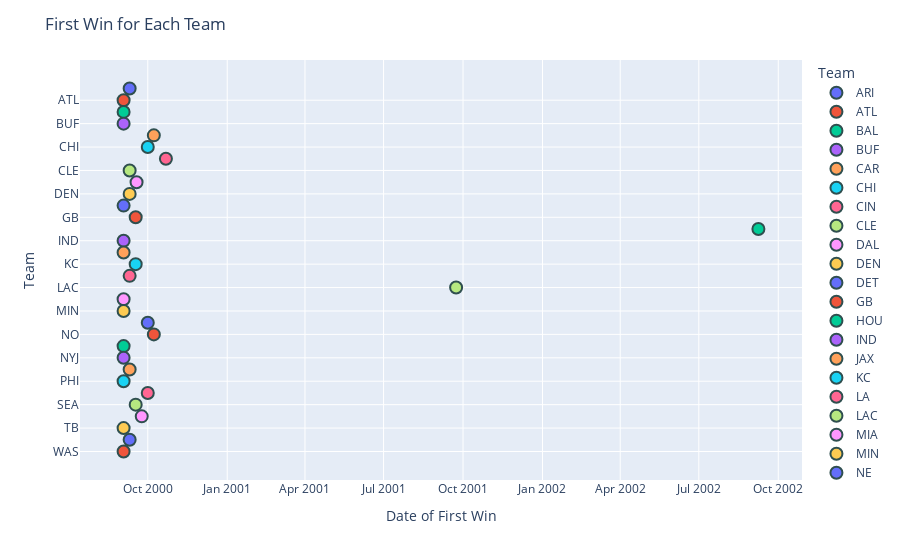

The code cell stored with this chart in its notebook:
### Code cell
# Combine the first wins for home and away teams
first_wins = pd.concat([home_first_win, away_first_win]).groupby(level=0).min().reset_index()
first_wins.columns = ['Team', 'First Win']

# Create an interactive scatter plot with Plotly
fig = px.scatter(first_wins, x='First Win', y='Team', hover_data={'First Win': '|%Y-%m-%d'}, color='Team')
fig.update_traces(marker=dict(size=12, line=dict(width=2, color='DarkSlateGrey')), selector=dict(mode='markers'))
fig.update_layout(title='First Win for Each Team', xaxis_title='Date of First Win', yaxis_title='Team')
fig.show()

### Figure 1 — Plotly figure (JSON) as saved in the notebook; plotly's stock layout.template omitted (floating-point values rounded to 4 significant figures)
{"data": [{"hovertemplate": "Team=%{y}<br>First Win=%{x|%Y-%m-%d}<extra></extra>", "legendgroup": "ARI", "marker": {"color": "#636efa", "line": {"color": "DarkSlateGrey", "width": 2}, "size": 12, "symbol": "circle"}, "mode": "markers", "name": "ARI", "orientation": "v", "showlegend": true, "type": "scatter", "x": ["2000-09-10T00:00:00"], "xaxis": "x", "y": ["ARI"], "yaxis": "y"}, {"hovertemplate": "Team=%{y}<br>First Win=%{x|%Y-%m-%d}<extra></extra>", "legendgroup": "ATL", "marker": {"color": "#EF553B", "line": {"color": "DarkSlateGrey", "width": 2}, "size": 12, "symbol": "circle"}, "mode": "markers", "name": "ATL", "orientation": "v", "showlegend": true, "type": "scatter", "x": ["2000-09-03T00:00:00"], "xaxis": "x", "y": ["ATL"], "yaxis": "y"}, {"hovertemplate": "Team=%{y}<br>First Win=%{x|%Y-%m-%d}<extra></extra>", "legendgroup": "BAL", "marker": {"color": "#00cc96", "line": {"color": "DarkSlateGrey", "width": 2}, "size": 12, "symbol": "circle"}, "mode": "markers", "name": "BAL", "orientation": "v", "showlegend": true, "type": "scatter", "x": ["2000-09-03T00:00:00"], "xaxis": "x", "y": ["BAL"], "yaxis": "y"}, {"hovertemplate": "Team=%{y}<br>First Win=%{x|%Y-%m-%d}<extra></extra>", "legendgroup": "BUF", "marker": {"color": "#ab63fa", "line": {"color": "DarkSlateGrey", "width": 2}, "size": 12, "symbol": "circle"}, "mode": "markers", "name": "BUF", "orientation": "v", "showlegend": true, "type": "scatter", "x": ["2000-09-03T00:00:00"], "xaxis": "x", "y": ["BUF"], "yaxis": "y"}, {"hovertemplate": "Team=%{y}<br>First Win=%{x|%Y-%m-%d}<extra></extra>", "legendgroup": "CAR", "marker": {"color": "#FFA15A", "line": {"color": "DarkSlateGrey", "width": 2}, "size": 12, "symbol": "circle"}, "mode": "markers", "name": "CAR", "orientation": "v", "showlegend": true, "type": "scatter", "x": ["2000-10-08T00:00:00"], "xaxis": "x", "y": ["CAR"], "yaxis": "y"}, {"hovertemplate": "Team=%{y}<br>First Win=%{x|%Y-%m-%d}<extra></extra>", "legendgroup": "CHI", "marker": {"color": "#19d3f3", "line": {"color": "DarkSlateGrey", "width": 2}, "size": 12, "symbol": "circle"}, "mode": "markers", "name": "CHI", "orientation": "v", "showlegend": true, "type": "scatter", "x": ["2000-10-01T00:00:00"], "xaxis": "x", "y": ["CHI"], "yaxis": "y"}, {"hovertemplate": "Team=%{y}<br>First Win=%{x|%Y-%m-%d}<extra></extra>", "legendgroup": "CIN", "marker": {"color": "#FF6692", "line": {"color": "DarkSlateGrey", "width": 2}, "size": 12, "symbol": "circle"}, "mode": "markers", "name": "CIN", "orientation": "v", "showlegend": true, "type": "scatter", "x": ["2000-10-22T00:00:00"], "xaxis": "x", "y": ["CIN"], "yaxis": "y"}, {"hovertemplate": "Team=%{y}<br>First Win=%{x|%Y-%m-%d}<extra></extra>", "legendgroup": "CLE", "marker": {"color": "#B6E880", "line": {"color": "DarkSlateGrey", "width": 2}, "size": 12, "symbol": "circle"}, "mode": "markers", "name": "CLE", "orientation": "v", "showlegend": true, "type": "scatter", "x": ["2000-09-10T00:00:00"], "xaxis": "x", "y": ["CLE"], "yaxis": "y"}, {"hovertemplate": "Team=%{y}<br>First Win=%{x|%Y-%m-%d}<extra></extra>", "legendgroup": "DAL", "marker": {"color": "#FF97FF", "line": {"color": "DarkSlateGrey", "width": 2}, "size": 12, "symbol": "circle"}, "mode": "markers", "name": "DAL", "orientation": "v", "showlegend": true, "type": "scatter", "x": ["2000-09-18T00:00:00"], "xaxis": "x", "y": ["DAL"], "yaxis": "y"}, {"hovertemplate": "Team=%{y}<br>First Win=%{x|%Y-%m-%d}<extra></extra>", "legendgroup": "DEN", "marker": {"color": "#FECB52", "line": {"color": "DarkSlateGrey", "width": 2}, "size": 12, "symbol": "circle"}, "mode": "markers", "name": "DEN", "orientation": "v", "showlegend": true, "type": "scatter", "x": ["2000-09-10T00:00:00"], "xaxis": "x", "y": ["DEN"], "yaxis": "y"}, {"hovertemplate": "Team=%{y}<br>First Win=%{x|%Y-%m-%d}<extra></extra>", "legendgroup": "DET", "marker": {"color": "#636efa", "line": {"color": "DarkSlateGrey", "width": 2}, "size": 12, "symbol": "circle"}, "mode": "markers", "name": "DET", "orientation": "v", "showlegend": true, "type": "scatter", "x": ["2000-09-03T00:00:00"], "xaxis": "x", "y": ["DET"], "yaxis": "y"}, {"hovertemplate": "Team=%{y}<br>First Win=%{x|%Y-%m-%d}<extra></extra>", "legendgroup": "GB", "marker": {"color": "#EF553B", "line": {"color": "DarkSlateGrey", "width": 2}, "size": 12, "symbol": "circle"}, "mode": "markers", "name": "GB", "orientation": "v", "showlegend": true, "type": "scatter", "x": ["2000-09-17T00:00:00"], "xaxis": "x", "y": ["GB"], "yaxis": "y"}, {"hovertemplate": "Team=%{y}<br>First Win=%{x|%Y-%m-%d}<extra></extra>", "legendgroup": "HOU", "marker": {"color": "#00cc96", "line": {"color": "DarkSlateGrey", "width": 2}, "size": 12, "symbol": "circle"}, "mode": "markers", "name": "HOU", "orientation": "v", "showlegend": true, "type": "scatter", "x": ["2002-09-08T00:00:00"], "xaxis": "x", "y": ["HOU"], "yaxis": "y"}, {"hovertemplate": "Team=%{y}<br>First Win=%{x|%Y-%m-%d}<extra></extra>", "legendgroup": "IND", "marker": {"color": "#ab63fa", "line": {"color": "DarkSlateGrey", "width": 2}, "size": 12, "symbol": "circle"}, "mode": "markers", "name": "IND", "orientation": "v", "showlegend": true, "type": "scatter", "x": ["2000-09-03T00:00:00"], "xaxis": "x", "y": ["IND"], "yaxis": "y"}, {"hovertemplate": "Team=%{y}<br>First Win=%{x|%Y-%m-%d}<extra></extra>", "legendgroup": "JAX", "marker": {"color": "#FFA15A", "line": {"color": "DarkSlateGrey", "width": 2}, "size": 12, "symbol": "circle"}, "mode": "markers", "name": "JAX", "orientation": "v", "showlegend": true, "type": "scatter", "x": ["2000-09-03T00:00:00"], "xaxis": "x", "y": ["JAX"], "yaxis": "y"}, {"hovertemplate": "Team=%{y}<br>First Win=%{x|%Y-%m-%d}<extra></extra>", "legendgroup": "KC", "marker": {"color": "#19d3f3", "line": {"color": "DarkSlateGrey", "width": 2}, "size": 12, "symbol": "circle"}, "mode": "markers", "name": "KC", "orientation": "v", "showlegend": true, "type": "scatter", "x": ["2000-09-17T00:00:00"], "xaxis": "x", "y": ["KC"], "yaxis": "y"}, {"hovertemplate": "Team=%{y}<br>First Win=%{x|%Y-%m-%d}<extra></extra>", "legendgroup": "LA", "marker": {"color": "#FF6692", "line": {"color": "DarkSlateGrey", "width": 2}, "size": 12, "symbol": "circle"}, "mode": "markers", "name": "LA", "orientation": "v", "showlegend": true, "type": "scatter", "x": ["2000-09-10T00:00:00"], "xaxis": "x", "y": ["LA"], "yaxis": "y"}, {"hovertemplate": "Team=%{y}<br>First Win=%{x|%Y-%m-%d}<extra></extra>", "legendgroup": "LAC", "marker": {"color": "#B6E880", "line": {"color": "DarkSlateGrey", "width": 2}, "size": 12, "symbol": "circle"}, "mode": "markers", "name": "LAC", "orientation": "v", "showlegend": true, "type": "scatter", "x": ["2001-09-23T00:00:00"], "xaxis": "x", "y": ["LAC"], "yaxis": "y"}, {"hovertemplate": "Team=%{y}<br>First Win=%{x|%Y-%m-%d}<extra></extra>", "legendgroup": "MIA", "marker": {"color": "#FF97FF", "line": {"color": "DarkSlateGrey", "width": 2}, "size": 12, "symbol": "circle"}, "mode": "markers", "name": "MIA", "orientation": "v", "showlegend": true, "type": "scatter", "x": ["2000-09-03T00:00:00"], "xaxis": "x", "y": ["MIA"], "yaxis": "y"}, {"hovertemplate": "Team=%{y}<br>First Win=%{x|%Y-%m-%d}<extra></extra>", "legendgroup": "MIN", "marker": {"color": "#FECB52", "line": {"color": "DarkSlateGrey", "width": 2}, "size": 12, "symbol": "circle"}, "mode": "markers", "name": "MIN", "orientation": "v", "showlegend": true, "type": "scatter", "x": ["2000-09-03T00:00:00"], "xaxis": "x", "y": ["MIN"], "yaxis": "y"}, {"hovertemplate": "Team=%{y}<br>First Win=%{x|%Y-%m-%d}<extra></extra>", "legendgroup": "NE", "marker": {"color": "#636efa", "line": {"color": "DarkSlateGrey", "width": 2}, "size": 12, "symbol": "circle"}, "mode": "markers", "name": "NE", "orientation": "v", "showlegend": true, "type": "scatter", "x": ["2000-10-01T00:00:00"], "xaxis": "x", "y": ["NE"], "yaxis": "y"}, {"hovertemplate": "Team=%{y}<br>First Win=%{x|%Y-%m-%d}<extra></extra>", "legendgroup": "NO", "marker": {"color": "#EF553B", "line": {"color": "DarkSlateGrey", "width": 2}, "size": 12, "symbol": "circle"}, "mode": "markers", "name": "NO", "orientation": "v", "showlegend": true, "type": "scatter", "x": ["2000-10-08T00:00:00"], "xaxis": "x", "y": ["NO"], "yaxis": "y"}, {"hovertemplate": "Team=%{y}<br>First Win=%{x|%Y-%m-%d}<extra></extra>", "legendgroup": "NYG", "marker": {"color": "#00cc96", "line": {"color": "DarkSlateGrey", "width": 2}, "size": 12, "symbol": "circle"}, "mode": "markers", "name": "NYG", "orientation": "v", "showlegend": true, "type": "scatter", "x": ["2000-09-03T00:00:00"], "xaxis": "x", "y": ["NYG"], "yaxis": "y"}, {"hovertemplate": "Team=%{y}<br>First Win=%{x|%Y-%m-%d}<extra></extra>", "legendgroup": "NYJ", "marker": {"color": "#ab63fa", "line": {"color": "DarkSlateGrey", "width": 2}, "size": 12, "symbol": "circle"}, "mode": "markers", "name": "NYJ", "orientation": "v", "showlegend": true, "type": "scatter", "x": ["2000-09-03T00:00:00"], "xaxis": "x", "y": ["NYJ"], "yaxis": "y"}, {"hovertemplate": "Team=%{y}<br>First Win=%{x|%Y-%m-%d}<extra></extra>", "legendgroup": "OAK", "marker": {"color": "#FFA15A", "line": {"color": "DarkSlateGrey", "width": 2}, "size": 12, "symbol": "circle"}, "mode": "markers", "name": "OAK", "orientation": "v", "showlegend": true, "type": "scatter", "x": ["2000-09-10T00:00:00"], "xaxis": "x", "y": ["OAK"], "yaxis": "y"}, {"hovertemplate": "Team=%{y}<br>First Win=%{x|%Y-%m-%d}<extra></extra>", "legendgroup": "PHI", "marker": {"color": "#19d3f3", "line": {"color": "DarkSlateGrey", "width": 2}, "size": 12, "symbol": "circle"}, "mode": "markers", "name": "PHI", "orientation": "v", "showlegend": true, "type": "scatter", "x": ["2000-09-03T00:00:00"], "xaxis": "x", "y": ["PHI"], "yaxis": "y"}, {"hovertemplate": "Team=%{y}<br>First Win=%{x|%Y-%m-%d}<extra></extra>", "legendgroup": "PIT", "marker": {"color": "#FF6692", "line": {"color": "DarkSlateGrey", "width": 2}, "size": 12, "symbol": "circle"}, "mode": "markers", "name": "PIT", "orientation": "v", "showlegend": true, "type": "scatter", "x": ["2000-10-01T00:00:00"], "xaxis": "x", "y": ["PIT"], "yaxis": "y"}, {"hovertemplate": "Team=%{y}<br>First Win=%{x|%Y-%m-%d}<extra></extra>", "legendgroup": "SEA", "marker": {"color": "#B6E880", "line": {"color": "DarkSlateGrey", "width": 2}, "size": 12, "symbol": "circle"}, "mode": "markers", "name": "SEA", "orientation": "v", "showlegend": true, "type": "scatter", "x": ["2000-09-17T00:00:00"], "xaxis": "x", "y": ["SEA"], "yaxis": "y"}, {"hovertemplate": "Team=%{y}<br>First Win=%{x|%Y-%m-%d}<extra></extra>", "legendgroup": "SF", "marker": {"color": "#FF97FF", "line": {"color": "DarkSlateGrey", "width": 2}, "size": 12, "symbol": "circle"}, "mode": "markers", "name": "SF", "orientation": "v", "showlegend": true, "type": "scatter", "x": ["2000-09-24T00:00:00"], "xaxis": "x", "y": ["SF"], "yaxis": "y"}, {"hovertemplate": "Team=%{y}<br>First Win=%{x|%Y-%m-%d}<extra></extra>", "legendgroup": "TB", "marker": {"color": "#FECB52", "line": {"color": "DarkSlateGrey", "width": 2}, "size": 12, "symbol": "circle"}, "mode": "markers", "name": "TB", "orientation": "v", "showlegend": true, "type": "scatter", "x": ["2000-09-03T00:00:00"], "xaxis": "x", "y": ["TB"], "yaxis": "y"}, {"hovertemplate": "Team=%{y}<br>First Win=%{x|%Y-%m-%d}<extra></extra>", "legendgroup": "TEN", "marker": {"color": "#636efa", "line": {"color": "DarkSlateGrey", "width": 2}, "size": 12, "symbol": "circle"}, "mode": "markers", "name": "TEN", "orientation": "v", "showlegend": true, "type": "scatter", "x": ["2000-09-10T00:00:00"], "xaxis": "x", "y": ["TEN"], "yaxis": "y"}, {"hovertemplate": "Team=%{y}<br>First Win=%{x|%Y-%m-%d}<extra></extra>", "legendgroup": "WAS", "marker": {"color": "#EF553B", "line": {"color": "DarkSlateGrey", "width": 2}, "size": 12, "symbol": "circle"}, "mode": "markers", "name": "WAS", "orientation": "v", "showlegend": true, "type": "scatter", "x": ["2000-09-03T00:00:00"], "xaxis": "x", "y": ["WAS"], "yaxis": "y"}], "layout": {"legend": {"title": {"text": "Team"}, "tracegroupgap": 0}, "margin": {"t": 60}, "title": {"text": "First Win for Each Team"}, "xaxis": {"anchor": "y", "domain": [0, 1], "title": {"text": "Date of First Win"}}, "yaxis": {"anchor": "x", "categoryarray": ["WAS", "TEN", "TB", "SF", "SEA", "PIT", "PHI", "OAK", "NYJ", "NYG", "NO", "NE", "MIN", "MIA", "LAC", "LA", "KC", "JAX", "IND", "HOU", "GB", "DET", "DEN", "DAL", "CLE", "CIN", "CHI", "CAR", "BUF", "BAL", "ATL", "ARI"], "categoryorder": "array", "domain": [0, 1], "title": {"text": "Team"}}}}
